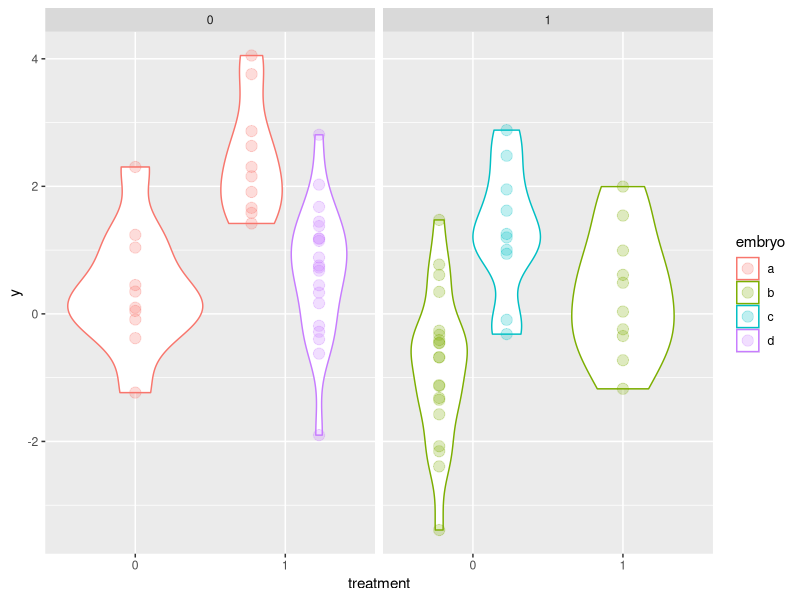
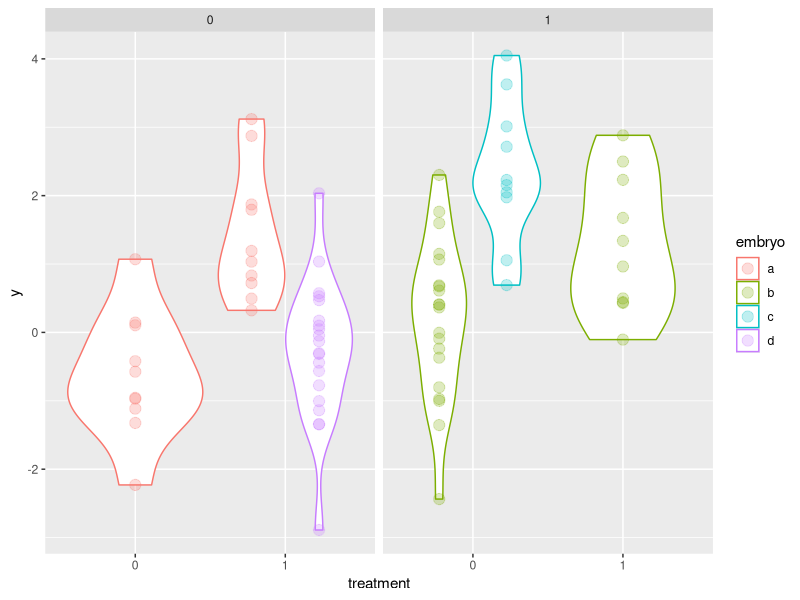
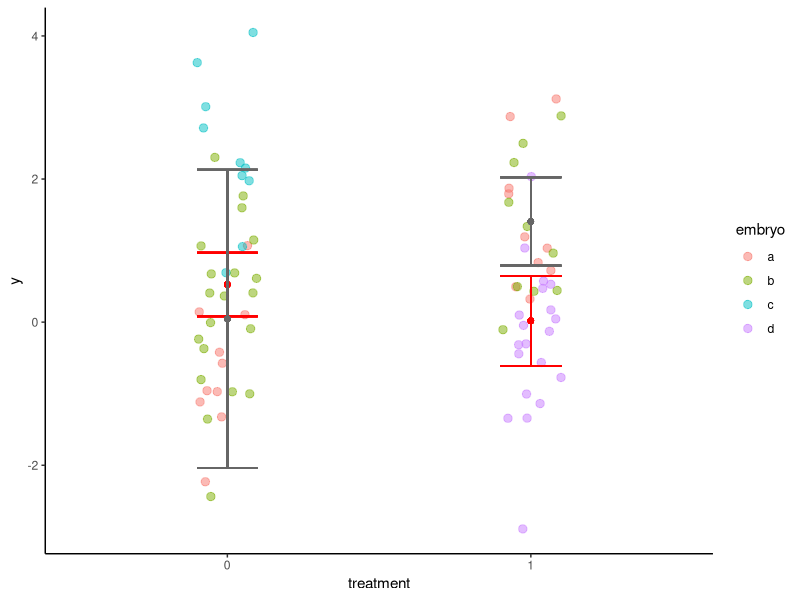

Generate these figures, in order, with R:
## ---- chunk 1
knitr::opts_chunk$set(echo = TRUE, message = FALSE, warning = FALSE)
## ---- chunk 2
library(lme4)
library(lmerTest)
library(ggplot2)

set.seed(1)
n <- 2  # a multiplier to control samples size (n was a bad choice of name!)

## ---- chunk 3
mean.treatment.effect <- 1.5
sd.treatment <- sd.control <- 1
random.embryo.effect <- scale(c(0, -1, 1, -0.5))
random.mother.effect <- 0

df <- data.frame(embryo = factor(c(rep("a", n*10),
                                   rep("b", n*15), rep("c", n*5), rep("d", n*10))),
                 mother = factor(c(rep(0, n*10), rep(1, n*20), rep(0, n*10))),
                 treatment = factor(c(rep(0, n*5), rep(1, n*10), rep(0, n*15), rep(1, n*10))),
                 ranef.em = c(rnorm(n*10, random.embryo.effect[1L], 0.1),
                               rnorm(n*15, random.embryo.effect[2L], 0.1),
                               rnorm(n*5,  random.embryo.effect[3L], 0.1),
                               rnorm(n*10, random.embryo.effect[4L], 0.1)),
                 ranef.mo = c(rnorm(n*10, random.mother.effect, 0.1),
                               rnorm(n*20, 0, 0.1),
                               rnorm(n*10, random.mother.effect, 0.1)))


y0 = c(rnorm(n*5, 0, sd.control),
      rnorm(n*10, mean.treatment.effect, sd.treatment),
      rnorm(n*15, 0, sd.control),
      rnorm(n*10, mean.treatment.effect, sd.treatment))

df$y <- y0 + df$ranef.em + df$ranef.mo

ggplot(df, aes(x = treatment, y = y, colour = embryo)) + 
  geom_violin() +
  geom_point(position = position_dodge(width = 0.9), alpha = 1/4, size = 7/2) +
  facet_wrap(~mother)

xtabs(~ embryo + treatment, df)

## ---- chunk 4
summary(m1 <- lm(y ~ treatment, df))
## ---- chunk 5
(m2 <- lmer(y ~ treatment + (1|mother/embryo), df))
## ---- chunk 6
k1 <- data.frame(ranef(m2)$embryo, random.embryo.effect)
names(k1) = c("estimated", "true")
k2 <- data.frame(ranef(m2)$mother, random.mother.effect)
names(k2) = c("estimated", "true")
print(k1)
print(k2)
## ---- chunk 7

random.mother.effect <- c(-1, 1)

df$ranef.mo <- c(rnorm(n*10, random.mother.effect[1L], 0.1),
                 rnorm(n*20, random.mother.effect[2L], 0.1),
                 rnorm(n*10, random.mother.effect[1L], 0.1))

df$y <- y0 + df$ranef.em + df$ranef.mo

ggplot(df, aes(x = treatment, y = y, colour = embryo)) + 
  geom_violin() +
  geom_point(position = position_dodge(width = 0.9), alpha = 1/4, size = 7/2) +
  facet_wrap(~mother)

## ---- chunk 8
(m2 <- lmer(y ~ treatment + (1|mother/embryo), df))

## ---- chunk 9
k1 <- data.frame(ranef(m2)$embryo, random.embryo.effect)
names(k1) = c("estimated", "true")
k2 <- data.frame(ranef(m2)$mother, random.mother.effect)
names(k2) = c("estimated", "true")
print(k1)
print(k2)
## ---- chunk 10
anova(m1 <- lm(y ~ treatment, df))
anova(m2)
## ---- chunk 11
ci.m2 <- data.frame(confint(m2, method = "boot"))
names(ci.m2) <- c("m2.lwr", "m2.upr")
ci.m1 <- data.frame(confint(m1, method = "boot"))
names(ci.m1) <- c("m1.lwr", "m1.upr")

df.ci <- data.frame(treatment = factor(c(0, 1)),
                    m2.lwr = ci.m2[4:5,1],
                    m2.upr = ci.m2[4:5,2],
                    m1.lwr = ci.m1[,1],
                    m1.upr = ci.m1[,2])
df.ci$m2.mean <- (df.ci$m2.upr-df.ci$m2.lwr)/2 + df.ci$m2.lwr
df.ci$m1.mean <- (df.ci$m1.upr-df.ci$m1.lwr)/2 + df.ci$m1.lwr
df <- dplyr::inner_join(df, df.ci)
## ---- chunk 12
ggplot(df, aes(x = treatment, y = y)) +
   geom_point(position = position_jitter(width = 0.1), aes(x = treatment, y = y, colour = embryo), alpha = 1/2, size = 5/2) +
   geom_errorbar(aes(ymin = m1.lwr, ymax = m1.upr), width = 0.2, colour = "red") + 
   geom_point(aes(y =m1.mean), colour = "red") +
   geom_errorbar(aes(ymin = m2.lwr, ymax = m2.upr), width = 0.2, colour = "grey40") +
   geom_point(aes(y =m2.mean), colour = "grey40") +
   theme(panel.grid.major = element_blank(),
        panel.grid.minor = element_blank(),
        panel.background = element_blank(), 
        axis.line = element_line(colour = "black")) 



m2.effect <- df$m2.mean[df$treatment == 1] - df$m2.mean[df$treatment == 0]
m1.effect <- df$m1.mean[df$treatment == 1] - df$m1.mean[df$treatment == 0]
